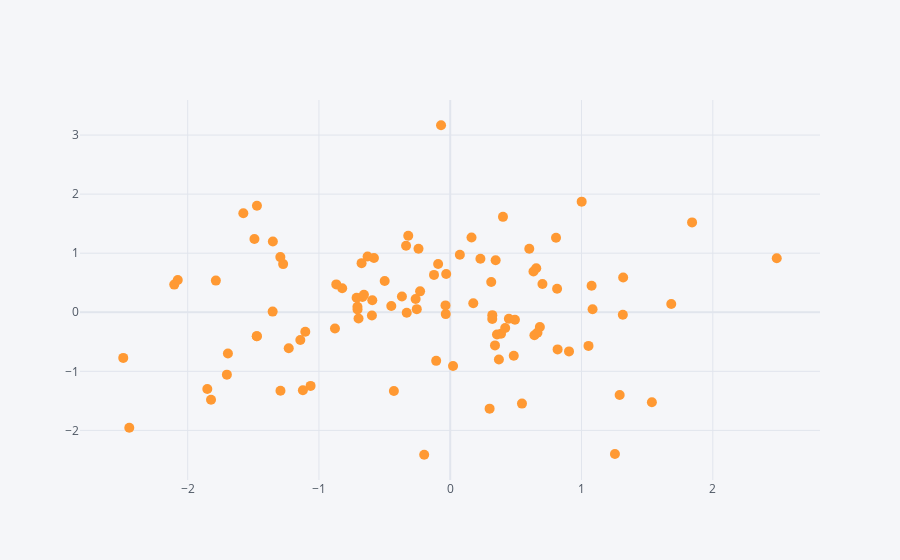

Notebook code cell kept with this figure:
### Code cell
df.iplot(kind='scatter', x='A', y='B', mode='markers', size=10)
